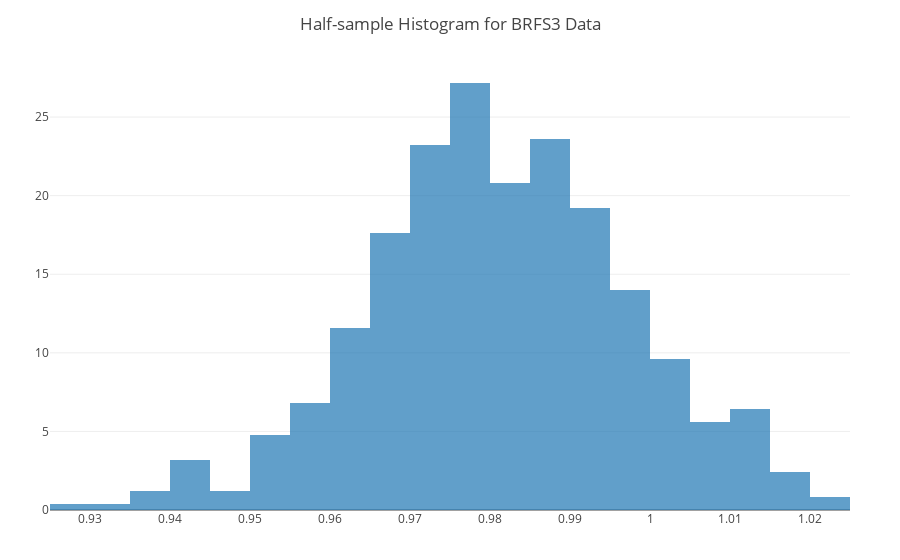

Notebook code for this chart:
### Code cell
histreal = pty.histogram(x=yreal, opacity=.7, name="BFRS3", histnorm="probability density");
pty.plot([histreal], 
          pty.Layout(title="Half-sample Histogram for BRFS3 Data", barmode="overlay"))

### Figure 1 — Plotly figure (JSON) as saved in the notebook; plotly's stock layout.template omitted (floating-point values rounded to 4 significant figures; data arrays with more than 128 entries replaced by an {"elided": "..."} marker saying what was removed)
{"data": [{"histnorm": "probability density", "name": "BFRS3", "opacity": 0.7, "type": "histogram", "x": {"elided": "500 float values"}}], "layout": {"autosize": true, "barmode": "overlay", "margin": {"b": 50, "l": 50, "r": 50, "t": 60}, "title": {"text": "Half-sample Histogram for BRFS3 Data"}, "xaxis": {"autorange": true, "range": [0.925, 1.025], "type": "linear"}, "yaxis": {"autorange": true, "range": [0, 28.63]}}}
